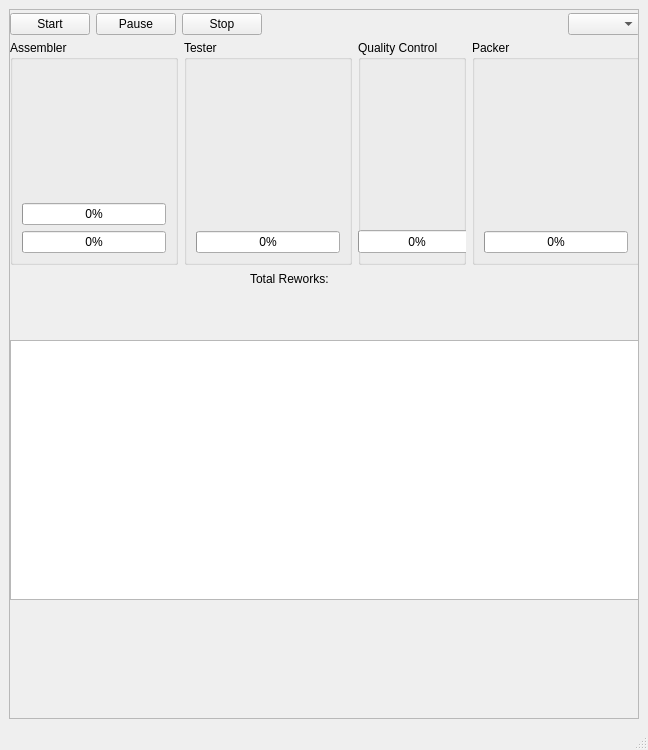
<?xml version="1.0" encoding="UTF-8"?>
<ui version="4.0">
 <class>MainWindow</class>
 <widget class="QMainWindow" name="MainWindow">
  <property name="geometry">
   <rect>
    <x>0</x>
    <y>0</y>
    <width>648</width>
    <height>750</height>
   </rect>
  </property>
  <property name="windowTitle">
   <string>Production Line Simulator</string>
  </property>
  <widget class="QWidget" name="centralwidget">
   <layout class="QVBoxLayout" name="rootLayout">
    <item>
     <widget class="QScrollArea" name="scrollArea">
      <property name="widgetResizable">
       <bool>true</bool>
      </property>
      <widget class="QWidget" name="scrollAreaWidgetContents_2">
       <property name="geometry">
        <rect>
         <x>0</x>
         <y>0</y>
         <width>628</width>
         <height>707</height>
        </rect>
       </property>
       <widget class="QWidget" name="layoutWidget">
        <property name="geometry">
         <rect>
          <x>0</x>
          <y>0</y>
          <width>630</width>
          <height>28</height>
         </rect>
        </property>
        <layout class="QHBoxLayout" name="toolbarLayout">
         <item>
          <widget class="QPushButton" name="btnStart">
           <property name="text">
            <string>Start</string>
           </property>
          </widget>
         </item>
         <item>
          <widget class="QPushButton" name="btnPause">
           <property name="text">
            <string>Pause</string>
           </property>
          </widget>
         </item>
         <item>
          <widget class="QPushButton" name="btnStop">
           <property name="text">
            <string>Stop</string>
           </property>
          </widget>
         </item>
         <item>
          <spacer name="hspacer">
           <property name="orientation">
            <enum>Qt::Horizontal</enum>
           </property>
           <property name="sizeHint" stdset="0">
            <size>
             <width>0</width>
             <height>0</height>
            </size>
           </property>
          </spacer>
         </item>
         <item>
          <widget class="QComboBox" name="cmbSpeed">
           <property name="toolTip">
            <string>Production speed</string>
           </property>
          </widget>
         </item>
        </layout>
       </widget>
       <widget class="QWidget" name="layoutWidget">
        <property name="geometry">
         <rect>
          <x>0</x>
          <y>30</y>
          <width>630</width>
          <height>225</height>
         </rect>
        </property>
        <layout class="QGridLayout" name="stationsLayout">
         <item row="0" column="3">
          <widget class="QGroupBox" name="grpPacker">
           <property name="title">
            <string>Packer</string>
           </property>
           <layout class="QVBoxLayout">
            <item>
             <widget class="QLabel" name="lblPacState">
              <property name="enabled">
               <bool>true</bool>
              </property>
              <property name="text">
               <string/>
              </property>
             </widget>
            </item>
            <item>
             <widget class="QLabel" name="lblPacProcessed">
              <property name="text">
               <string/>
              </property>
             </widget>
            </item>
            <item>
             <widget class="QProgressBar" name="barPac">
              <property name="value">
               <number>0</number>
              </property>
             </widget>
            </item>
           </layout>
          </widget>
         </item>
         <item row="0" column="0">
          <widget class="QGroupBox" name="grpAssembler">
           <property name="title">
            <string>Assembler</string>
           </property>
           <layout class="QVBoxLayout">
            <item>
             <widget class="QLabel" name="lblAsmState">
              <property name="text">
               <string/>
              </property>
             </widget>
            </item>
            <item>
             <widget class="QLabel" name="lblAsm1Processed">
              <property name="text">
               <string/>
              </property>
             </widget>
            </item>
            <item>
             <widget class="QLabel" name="lblAsm2Processed">
              <property name="text">
               <string/>
              </property>
             </widget>
            </item>
            <item>
             <widget class="QProgressBar" name="barAsm1">
              <property name="value">
               <number>0</number>
              </property>
             </widget>
            </item>
            <item>
             <widget class="QProgressBar" name="barAsm2">
              <property name="value">
               <number>0</number>
              </property>
             </widget>
            </item>
           </layout>
          </widget>
         </item>
         <item row="0" column="1">
          <widget class="QGroupBox" name="grpTester">
           <property name="title">
            <string>Tester</string>
           </property>
           <layout class="QVBoxLayout">
            <item>
             <widget class="QLabel" name="lblTesState">
              <property name="text">
               <string/>
              </property>
             </widget>
            </item>
            <item>
             <widget class="QLabel" name="lblTesProcessed">
              <property name="text">
               <string/>
              </property>
             </widget>
            </item>
            <item>
             <widget class="QProgressBar" name="barTes">
              <property name="value">
               <number>0</number>
              </property>
             </widget>
            </item>
           </layout>
          </widget>
         </item>
         <item row="0" column="2">
          <widget class="QGroupBox" name="groupBoxQC">
           <property name="title">
            <string>Quality Control</string>
           </property>
           <widget class="QLabel" name="lblQCProcessed">
            <property name="geometry">
             <rect>
              <x>10</x>
              <y>60</y>
              <width>111</width>
              <height>18</height>
             </rect>
            </property>
            <property name="text">
             <string/>
            </property>
           </widget>
           <widget class="QLabel" name="lblQCState">
            <property name="geometry">
             <rect>
              <x>10</x>
              <y>30</y>
              <width>111</width>
              <height>18</height>
             </rect>
            </property>
            <property name="text">
             <string/>
            </property>
           </widget>
           <widget class="QProgressBar" name="barQC">
            <property name="geometry">
             <rect>
              <x>0</x>
              <y>190</y>
              <width>118</width>
              <height>23</height>
             </rect>
            </property>
            <property name="value">
             <number>0</number>
            </property>
           </widget>
           <widget class="QLabel" name="lblQCRework">
            <property name="geometry">
             <rect>
              <x>10</x>
              <y>80</y>
              <width>111</width>
              <height>18</height>
             </rect>
            </property>
            <property name="text">
             <string/>
            </property>
           </widget>
          </widget>
         </item>
        </layout>
       </widget>
       <widget class="QPlainTextEdit" name="txtLogs">
        <property name="geometry">
         <rect>
          <x>0</x>
          <y>330</y>
          <width>630</width>
          <height>260</height>
         </rect>
        </property>
        <property name="readOnly">
         <bool>true</bool>
        </property>
       </widget>
       <widget class="QLabel" name="lblTotalRework">
        <property name="geometry">
         <rect>
          <x>240</x>
          <y>260</y>
          <width>132</width>
          <height>18</height>
         </rect>
        </property>
        <property name="text">
         <string>Total Reworks:</string>
        </property>
       </widget>
      </widget>
     </widget>
    </item>
   </layout>
  </widget>
  <widget class="QStatusBar" name="statusbar"/>
 </widget>
 <resources/>
 <connections/>
</ui>
